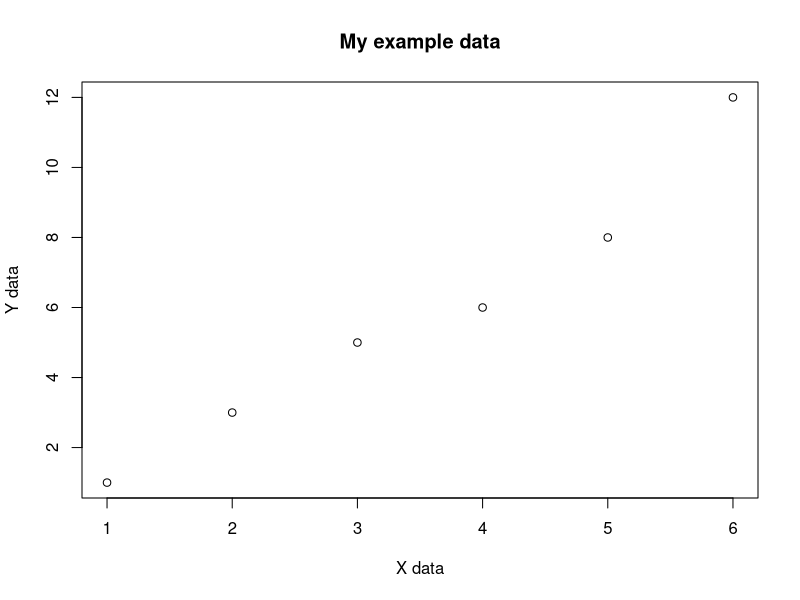
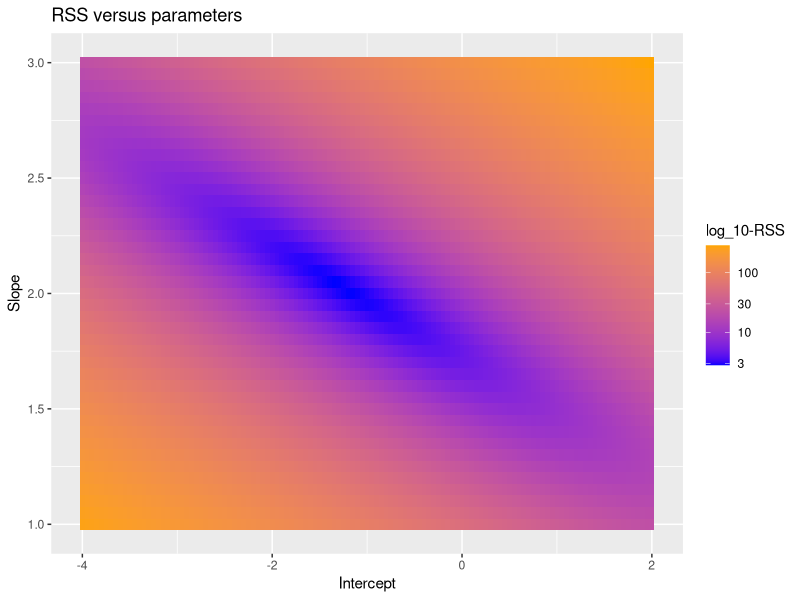

Source code (R) for these figures, in order:
## ---- chunk 1
require("numDeriv")
require("optimx")
require("ggplot2")
## ---- chunk 2
dat=data.frame(x=c(1,2,3,4,5,6), 
               y=c(1,3,5,6,8,12))
## ---- chunk 3
plot(dat$x, dat$y, main="My example data", xlab="X data", ylab="Y data")
## ---- chunk 4
min_RSS <- function(data, par) {
              with(data, sum((par[1] + par[2] * x - y)^2))
}
## ---- chunk 5
t_0 <- proc.time()
x_param_range <- seq(-4, 2, by=0.05)
y_param_range <- seq(1, 3, by=0.05)
param_range <- expand.grid(x_param_range, y_param_range)
total_points <- length(param_range[,1])
RSS <- matrix(0, total_points)
RSS_df <- data.frame(RSS, intercept=param_range[,1], slope=param_range[,2])
for (i in 1:total_points){
 RSS_df$RSS[i] <-  min_RSS(data=dat, par=c(param_range[i,1], param_range[i,2]))
}
t_1 <- proc.time()
timed <- t_1 - t_0 
cat("This took ",  timed[1] , "seconds to compute by brute force and a step size of 0.05")
## ---- chunk 6
ggplot(data = RSS_df)+       
  geom_tile(                    # visualize the data in tiles
    aes(
      x = intercept,         
      y = slope,     
      fill = RSS))+            # color of the tile is the RSS column in the data
  scale_fill_gradient(         # adjust the fill color of the tiles
    low = "blue",
    high = "orange",
    trans= "log10"             # set the scale to log base 10 RSS
    )+
  labs(                        # labels
    x = "Intercept",
    y = "Slope",
    title = "RSS versus parameters",
    fill = "log_10-RSS"        # legend title
  )
## ---- chunk 7
initial_guess <- c(2, 3)
## ---- chunk 8
t_0 <- proc.time()
result_BFGS <- optim(par = initial_guess, fn = min_RSS, data = dat, method="BFGS")
result_BFGS
t_1 <- proc.time()
timed <- t_1 - t_0
cat("BFGS takes ", timed[1], "seconds")
## ---- chunk 9
t_0 <- proc.time()
result_NM <- optim(par = initial_guess, fn = min_RSS, data = dat, method="Nelder-Mead")
result_NM
t_1 <- proc.time()
timed <- t_1 - t_0
cat("Nelder-Mead takes ", timed[1], "seconds")
## ---- chunk 10
summary(lm(y ~ x, data=dat))
